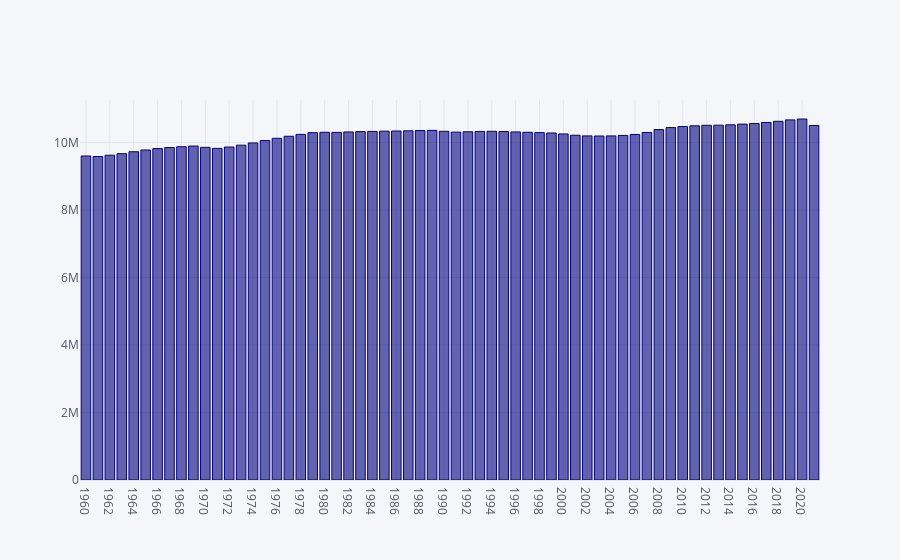

Notebook code for this chart:
### Code cell
# Creating an interactive bar chart using Plotly

Czech.iplot(kind='bar', x='year', y='value', asFigure=True, colors = 'navy')

### Figure 1 — Plotly figure (JSON) as saved in the notebook; plotly's stock layout.template omitted (floating-point values rounded to 4 significant figures)
{"data": [{"marker": {"color": "rgba(0, 0, 128, 0.6)", "line": {"color": "rgba(0, 0, 128, 1.0)", "width": 1}}, "name": "value", "orientation": "v", "text": "", "type": "bar", "x": ["1960", "1961", "1962", "1963", "1964", "1965", "1966", "1967", "1968", "1969", "1970", "1971", "1972", "1973", "1974", "1975", "1976", "1977", "1978", "1979", "1980", "1981", "1982", "1983", "1984", "1985", "1986", "1987", "1988", "1989", "1990", "1991", "1992", "1993", "1994", "1995", "1996", "1997", "1998", "1999", "2000", "2001", "2002", "2003", "2004", "2005", "2006", "2007", "2008", "2009", "2010", "2011", "2012", "2013", "2014", "2015", "2016", "2017", "2018", "2019", "2020", "2021"], "y": [9602006, 9586651, 9624660, 9670685, 9727804, 9779358, 9821040, 9852899, 9876346, 9896580, 9858071, 9826815, 9867632, 9922266, 9988459, 10058620, 10125939, 10186755, 10242098, 10292341, 10304193, 10300591, 10314826, 10323856, 10330213, 10337118, 10342227, 10347318, 10355276, 10361068, 10333355, 10308578, 10319123, 10329855, 10333587, 10327253, 10315241, 10304131, 10294373, 10283860, 10255063, 10216605, 10196916, 10193998, 10197101, 10211216, 10238905, 10298828, 10384603, 10443936, 10474410, 10496088, 10510785, 10514272, 10525347, 10546059, 10566332, 10594438, 10629928, 10671870, 10697858, 10505772]}], "layout": {"legend": {"bgcolor": "#F5F6F9", "font": {"color": "#4D5663"}}, "paper_bgcolor": "#F5F6F9", "plot_bgcolor": "#F5F6F9", "title": {"font": {"color": "#4D5663"}}, "xaxis": {"gridcolor": "#E1E5ED", "showgrid": true, "tickfont": {"color": "#4D5663"}, "title": {"font": {"color": "#4D5663"}, "text": ""}, "zerolinecolor": "#E1E5ED"}, "yaxis": {"gridcolor": "#E1E5ED", "showgrid": true, "tickfont": {"color": "#4D5663"}, "title": {"font": {"color": "#4D5663"}, "text": ""}, "zerolinecolor": "#E1E5ED"}}}
